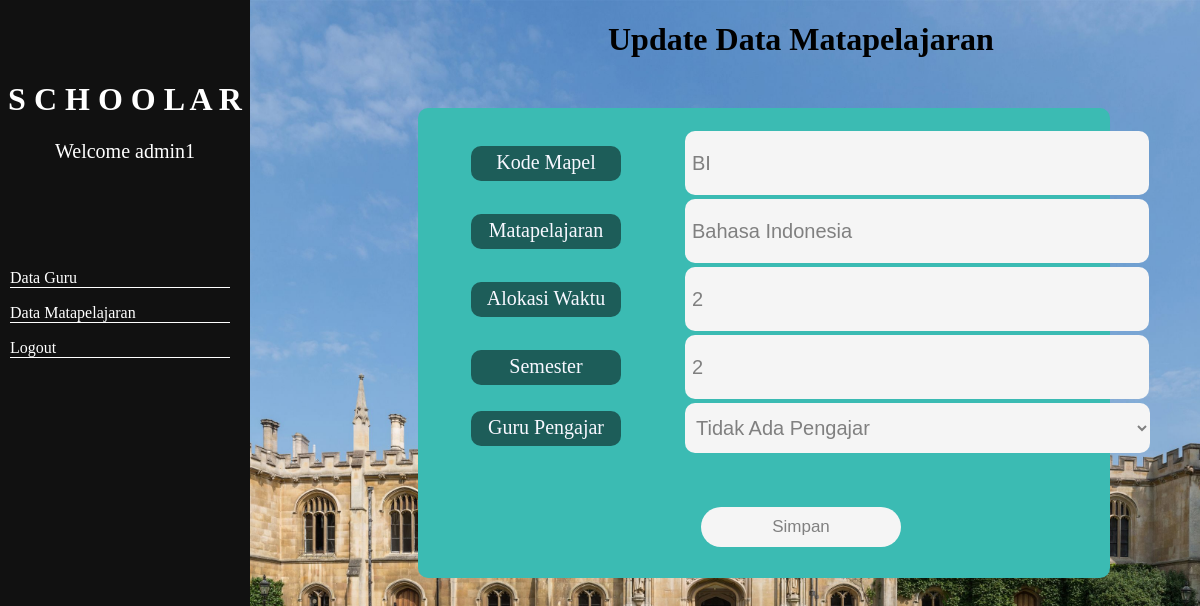
Screenshot of /mapel/form-update.php?kode_mapel=BI (signed in) with the database file from the repository.
### tables this page shows
CREATE TABLE `matapelajaran` (
  `kode_mapel` char(3) NOT NULL,
  `mapel` varchar(100) NOT NULL,
  `alokasi_waktu` int(2) NOT NULL,
  `semester` int(2) NOT NULL,
  `kode_guru` int(3) DEFAULT NULL
);

### mapel/form-update.php (the view, shortened to what this page needs)
<?php
include '../connect.php';
$kode_mapel = $_GET['kode_mapel'];
$query = "SELECT kode_mapel,mapel,alokasi_waktu,semester,nama_guru,guru.kode_guru
          FROM matapelajaran LEFT JOIN guru
          USING (kode_guru)
          WHERE kode_mapel = '$kode_mapel'";
$result = mysqli_query($connect,$query);
$data = mysqli_fetch_assoc($result);
?>
<!DOCTYPE html>
<html lang="en">
<head>
    <link rel="stylesheet" href="../master2.css">
</head>
<body>
<h1 style="margin-left:600px">Update Data Matapelajaran</h1>
<div id="menu">
    <h1 style="color:white; text-align:center">S C H O O L A R</h1>
    <p style="
    margin-left:0px;
    border: 0;
    text-align:center;
    color:white;
    font-size:20px"> Welcome <?php echo $_SESSION['user'];?></p>
    <ul>
        <p><a href="../guru/read.php">Data Guru</a></p>
        <p><a href="read.php">Data Matapelajaran</a></p>
        <p><a href="../login/logout.php" onclick="return confirm('Apakah Anda Yakin Ingin Logout ?')">Logout</a></p>
    </ul>
</div>
    <form action="update.php" method="post" style="height:430px">
    <table>
        <tr>
        <td><div id="label"><label for="">Kode Mapel</label></div></td>
        <td><input type="text" name="kode_mapel"  value="<?php echo $data['kode_mapel'];?>" id="input"></td>
        </tr>
        <tr>
        <td><div id="label"><label for="">Matapelajaran</label></div></td>
        <td><input type="text" name="mapel" value="<?php echo $data['mapel'];?>" id="input2"></td>
        </tr>
        <tr>
        <td><div id="label"><label for="">Alokasi Waktu</label></div></td>
        <td><input type="text" name="alokasi_waktu" value="<?php echo $data['alokasi_waktu'];?>" id="input3"></td>
        </tr>
        <tr>
        <td><div id="label"><label for="">Semester</label></div></td>
        <td><input type="text" name="semester" value="<?php echo $data['semester'];?>" id="input4"></td>
        </tr>
        <tr>
            <td><div id="label"><label for="">Guru Pengajar</label></div></td>
        <td><select name="kode_guru" id="input5" style="width:465px">
            <option value="NULL">Tidak Ada Pengajar</option>
        </select>
        </td>
        <td><input type="hidden" name="kode_mapel2" value="<?php echo $data['kode_mapel'];?>" id="sim"></td>
        </tr>
        <tr>
        <td><input type="submit" name="btnSimpan" value="Simpan" id="sim" onclick="return Validasi()"></td>
        </tr>
    </table>
    </form>
</body>
</html>

### master2.css (style rules this page uses)
body { background-image:url(image/univ.jpg); background-size:cover; background-repeat:no-repeat; }
form { border-radius: 10px; background-color: #3bbbb3; margin-left:410px; margin-top:50px; padding: 20px 50px 20px 50px; width:50%; height: 500px; }
#input, #input2, #input4, #input5 { border-radius: 10px; padding:7px; background-color:whitesmoke; border:0; font-size: 20px; color : gray; width:650px; height: 50px; }
#input3 { border-radius: 10px; padding:7px; background-color:whitesmoke; border:0; font-size: 20px; color : gray; width:650px; height: 100px; }
#sim { border-radius: 30px; position: absolute; padding:10px 15px 10px 15px; background-color:whitesmoke; border:0; font-size: 17px; color : gray; width:200px; margin-left: 230px; margin-top: 50px; }
#menu { height: 100%; width: 250px; position: absolute; z-index: 1; top: 0; left: 0; background-color: #111; padding-top: 60px; }
ul { padding-top:70px; padding-left:10px; margin:0; }
#menu a { text-decoration:none; color : white; }
#menu ul p { border-bottom:1px solid white; width:220px; }

### mapel/form-update.php (style rules this page uses)
#input, #input2, #input3, #input4, #input5 { margin-left:60px; border-radius: 10px; padding:7px; background-color:whitesmoke; border:0; font-size: 20px; color : gray; width:450px; height: 50px; }
#label { border-radius:10px; background-color:rgba(0,0,0,0.5); color:ghostwhite; text-align:center; height:30px; font-size:20px; width:150px; padding-top:5px; }
label { padding-top:10px; }

### rows the page displays
matapelajaran: kode_mapel "BI", mapel "Bahasa Indonesia", alokasi_waktu "2", semester "2"

### other values shown
$_SESSION['user'] "admin1"
